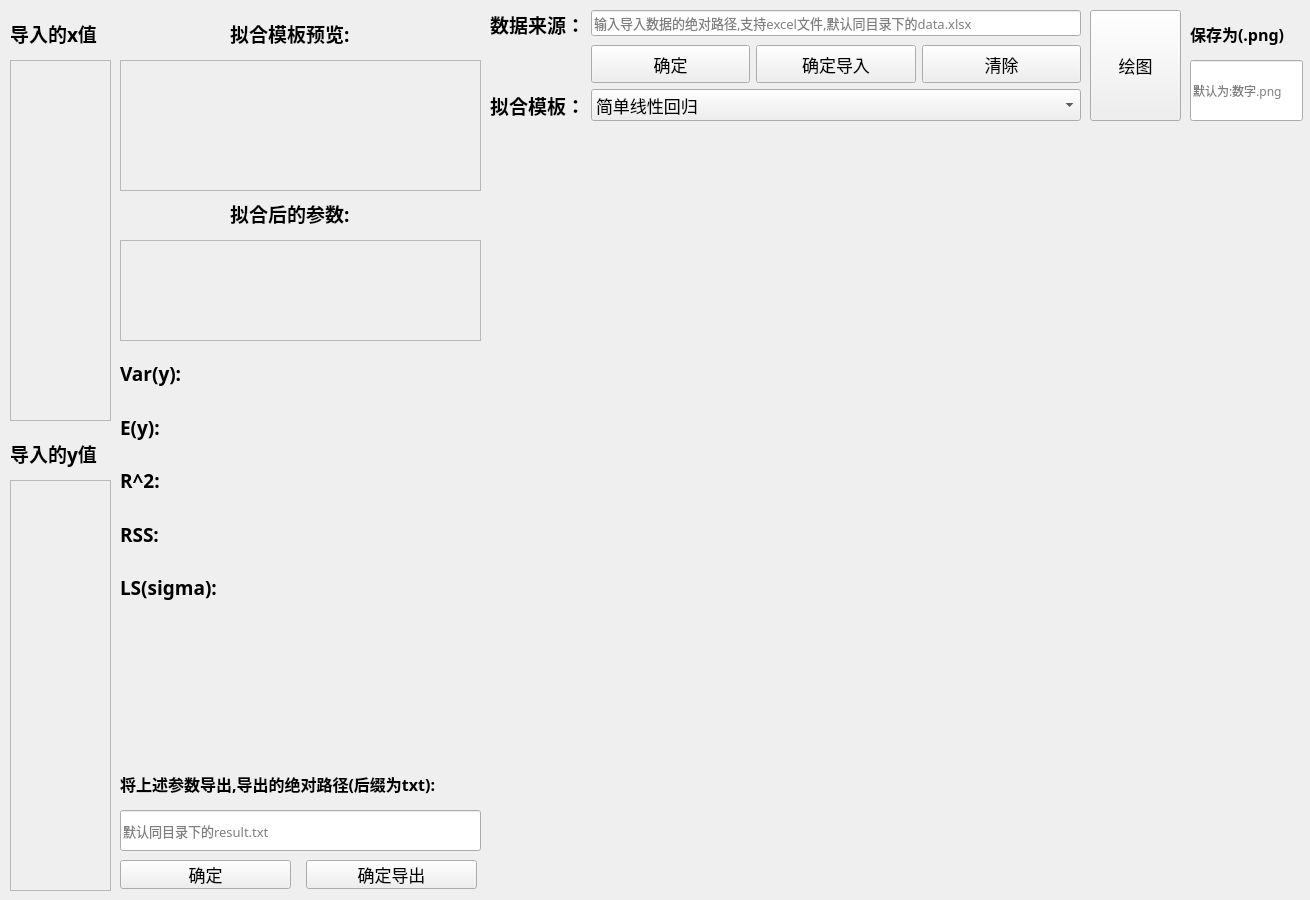
<?xml version="1.0" encoding="UTF-8"?>
<ui version="4.0">
 <class>Mainwindow</class>
 <widget class="QMainWindow" name="Mainwindow">
  <property name="geometry">
   <rect>
    <x>0</x>
    <y>0</y>
    <width>1310</width>
    <height>900</height>
   </rect>
  </property>
  <property name="font">
   <font>
    <family>Fira Code</family>
    <pointsize>13</pointsize>
   </font>
  </property>
  <property name="windowTitle">
   <string>Regression_analysis</string>
  </property>
  <widget class="QWidget" name="centralwidget">
   <widget class="QWidget" name="formLayoutWidget">
    <property name="geometry">
     <rect>
      <x>490</x>
      <y>10</y>
      <width>591</width>
      <height>111</height>
     </rect>
    </property>
    <layout class="QFormLayout" name="formLayout">
     <item row="1" column="0">
      <widget class="QLabel" name="Trash_1">
       <property name="font">
        <font>
         <pointsize>14</pointsize>
         <weight>75</weight>
         <bold>true</bold>
        </font>
       </property>
       <property name="text">
        <string>数据来源：</string>
       </property>
      </widget>
     </item>
     <item row="1" column="1">
      <widget class="QLineEdit" name="data_path">
       <property name="font">
        <font>
         <pointsize>10</pointsize>
        </font>
       </property>
       <property name="placeholderText">
        <string>输入导入数据的绝对路径,支持excel文件,默认同目录下的data.xlsx</string>
       </property>
      </widget>
     </item>
     <item row="2" column="1">
      <layout class="QHBoxLayout" name="horizontalLayout">
       <item>
        <widget class="QPushButton" name="path_verify">
         <property name="sizePolicy">
          <sizepolicy hsizetype="Minimum" vsizetype="Expanding">
           <horstretch>0</horstretch>
           <verstretch>0</verstretch>
          </sizepolicy>
         </property>
         <property name="text">
          <string>确定</string>
         </property>
        </widget>
       </item>
       <item>
        <widget class="QPushButton" name="path_input">
         <property name="sizePolicy">
          <sizepolicy hsizetype="Minimum" vsizetype="Expanding">
           <horstretch>0</horstretch>
           <verstretch>0</verstretch>
          </sizepolicy>
         </property>
         <property name="text">
          <string>确定导入</string>
         </property>
        </widget>
       </item>
       <item>
        <widget class="QPushButton" name="path_clear">
         <property name="sizePolicy">
          <sizepolicy hsizetype="Minimum" vsizetype="Expanding">
           <horstretch>0</horstretch>
           <verstretch>0</verstretch>
          </sizepolicy>
         </property>
         <property name="text">
          <string>清除</string>
         </property>
        </widget>
       </item>
      </layout>
     </item>
     <item row="3" column="0">
      <widget class="QLabel" name="Trash_2">
       <property name="font">
        <font>
         <pointsize>14</pointsize>
         <weight>75</weight>
         <bold>true</bold>
        </font>
       </property>
       <property name="text">
        <string>拟合模板：</string>
       </property>
      </widget>
     </item>
     <item row="3" column="1">
      <widget class="QComboBox" name="modual_choose">
       <item>
        <property name="text">
         <string>简单线性回归</string>
        </property>
       </item>
       <item>
        <property name="text">
         <string>多项式拟合</string>
        </property>
       </item>
      </widget>
     </item>
    </layout>
   </widget>
   <widget class="QWidget" name="gridLayoutWidget">
    <property name="geometry">
     <rect>
      <x>120</x>
      <y>350</y>
      <width>361</width>
      <height>261</height>
     </rect>
    </property>
    <layout class="QGridLayout" name="gridLayout">
     <item row="1" column="1">
      <widget class="QLabel" name="Var_show">
       <property name="sizePolicy">
        <sizepolicy hsizetype="Expanding" vsizetype="Preferred">
         <horstretch>2</horstretch>
         <verstretch>0</verstretch>
        </sizepolicy>
       </property>
       <property name="font">
        <font>
         <pointsize>11</pointsize>
         <weight>75</weight>
         <bold>true</bold>
        </font>
       </property>
       <property name="text">
        <string/>
       </property>
      </widget>
     </item>
     <item row="1" column="0">
      <widget class="QLabel" name="Trash_4">
       <property name="sizePolicy">
        <sizepolicy hsizetype="Expanding" vsizetype="Preferred">
         <horstretch>1</horstretch>
         <verstretch>0</verstretch>
        </sizepolicy>
       </property>
       <property name="font">
        <font>
         <pointsize>14</pointsize>
         <weight>75</weight>
         <bold>true</bold>
        </font>
       </property>
       <property name="text">
        <string>Var(y):</string>
       </property>
      </widget>
     </item>
     <item row="2" column="1">
      <widget class="QLabel" name="Mean_show">
       <property name="sizePolicy">
        <sizepolicy hsizetype="Expanding" vsizetype="Preferred">
         <horstretch>2</horstretch>
         <verstretch>0</verstretch>
        </sizepolicy>
       </property>
       <property name="font">
        <font>
         <pointsize>11</pointsize>
         <weight>75</weight>
         <bold>true</bold>
        </font>
       </property>
       <property name="text">
        <string/>
       </property>
      </widget>
     </item>
     <item row="2" column="0">
      <widget class="QLabel" name="Trash_5">
       <property name="sizePolicy">
        <sizepolicy hsizetype="Expanding" vsizetype="Preferred">
         <horstretch>1</horstretch>
         <verstretch>0</verstretch>
        </sizepolicy>
       </property>
       <property name="font">
        <font>
         <pointsize>14</pointsize>
         <weight>75</weight>
         <bold>true</bold>
        </font>
       </property>
       <property name="text">
        <string>E(y):</string>
       </property>
      </widget>
     </item>
     <item row="3" column="0">
      <widget class="QLabel" name="Trash_3">
       <property name="sizePolicy">
        <sizepolicy hsizetype="Expanding" vsizetype="Preferred">
         <horstretch>1</horstretch>
         <verstretch>0</verstretch>
        </sizepolicy>
       </property>
       <property name="font">
        <font>
         <pointsize>14</pointsize>
         <weight>75</weight>
         <bold>true</bold>
        </font>
       </property>
       <property name="text">
        <string>R^2:</string>
       </property>
      </widget>
     </item>
     <item row="3" column="1">
      <widget class="QLabel" name="R_show">
       <property name="sizePolicy">
        <sizepolicy hsizetype="Expanding" vsizetype="Preferred">
         <horstretch>2</horstretch>
         <verstretch>0</verstretch>
        </sizepolicy>
       </property>
       <property name="font">
        <font>
         <pointsize>11</pointsize>
         <weight>75</weight>
         <bold>true</bold>
        </font>
       </property>
       <property name="text">
        <string/>
       </property>
      </widget>
     </item>
     <item row="4" column="0">
      <widget class="QLabel" name="Trash_6">
       <property name="sizePolicy">
        <sizepolicy hsizetype="Expanding" vsizetype="Preferred">
         <horstretch>1</horstretch>
         <verstretch>0</verstretch>
        </sizepolicy>
       </property>
       <property name="font">
        <font>
         <pointsize>14</pointsize>
         <weight>75</weight>
         <bold>true</bold>
        </font>
       </property>
       <property name="text">
        <string>RSS:</string>
       </property>
      </widget>
     </item>
     <item row="4" column="1">
      <widget class="QLabel" name="RSS_show">
       <property name="sizePolicy">
        <sizepolicy hsizetype="Expanding" vsizetype="Preferred">
         <horstretch>2</horstretch>
         <verstretch>0</verstretch>
        </sizepolicy>
       </property>
       <property name="font">
        <font>
         <pointsize>11</pointsize>
         <weight>75</weight>
         <bold>true</bold>
        </font>
       </property>
       <property name="text">
        <string/>
       </property>
      </widget>
     </item>
     <item row="5" column="0">
      <widget class="QLabel" name="Trash_7">
       <property name="sizePolicy">
        <sizepolicy hsizetype="Expanding" vsizetype="Preferred">
         <horstretch>1</horstretch>
         <verstretch>0</verstretch>
        </sizepolicy>
       </property>
       <property name="font">
        <font>
         <pointsize>14</pointsize>
         <weight>75</weight>
         <bold>true</bold>
        </font>
       </property>
       <property name="text">
        <string>LS(sigma):</string>
       </property>
      </widget>
     </item>
     <item row="5" column="1">
      <widget class="QLabel" name="sigma_show">
       <property name="sizePolicy">
        <sizepolicy hsizetype="Expanding" vsizetype="Preferred">
         <horstretch>2</horstretch>
         <verstretch>0</verstretch>
        </sizepolicy>
       </property>
       <property name="font">
        <font>
         <pointsize>11</pointsize>
         <weight>75</weight>
         <bold>true</bold>
        </font>
       </property>
       <property name="text">
        <string/>
       </property>
      </widget>
     </item>
    </layout>
   </widget>
   <widget class="QWidget" name="formLayoutWidget_2">
    <property name="geometry">
     <rect>
      <x>490</x>
      <y>130</y>
      <width>811</width>
      <height>761</height>
     </rect>
    </property>
    <layout class="QFormLayout" name="figure_layout">
     <item row="0" column="0">
      <widget class="QLabel" name="label">
       <property name="text">
        <string/>
       </property>
      </widget>
     </item>
    </layout>
   </widget>
   <widget class="QPushButton" name="btDraw">
    <property name="geometry">
     <rect>
      <x>1090</x>
      <y>10</y>
      <width>91</width>
      <height>111</height>
     </rect>
    </property>
    <property name="text">
     <string>绘图</string>
    </property>
   </widget>
   <widget class="QLabel" name="Trash_8">
    <property name="geometry">
     <rect>
      <x>10</x>
      <y>10</y>
      <width>101</width>
      <height>47</height>
     </rect>
    </property>
    <property name="sizePolicy">
     <sizepolicy hsizetype="Expanding" vsizetype="Preferred">
      <horstretch>1</horstretch>
      <verstretch>0</verstretch>
     </sizepolicy>
    </property>
    <property name="font">
     <font>
      <pointsize>14</pointsize>
      <weight>75</weight>
      <bold>true</bold>
     </font>
    </property>
    <property name="text">
     <string>导入的x值</string>
    </property>
   </widget>
   <widget class="QLabel" name="Trash_9">
    <property name="geometry">
     <rect>
      <x>10</x>
      <y>430</y>
      <width>101</width>
      <height>47</height>
     </rect>
    </property>
    <property name="sizePolicy">
     <sizepolicy hsizetype="Expanding" vsizetype="Preferred">
      <horstretch>1</horstretch>
      <verstretch>0</verstretch>
     </sizepolicy>
    </property>
    <property name="font">
     <font>
      <pointsize>14</pointsize>
      <weight>75</weight>
      <bold>true</bold>
     </font>
    </property>
    <property name="text">
     <string>导入的y值</string>
    </property>
   </widget>
   <widget class="QTextEdit" name="y_preview">
    <property name="enabled">
     <bool>false</bool>
    </property>
    <property name="geometry">
     <rect>
      <x>10</x>
      <y>480</y>
      <width>101</width>
      <height>411</height>
     </rect>
    </property>
    <property name="font">
     <font>
      <pointsize>9</pointsize>
     </font>
    </property>
    <property name="html">
     <string>&lt;!DOCTYPE HTML PUBLIC &quot;-//W3C//DTD HTML 4.0//EN&quot; &quot;http://www.w3.org/TR/REC-html40/strict.dtd&quot;&gt;
&lt;html&gt;&lt;head&gt;&lt;meta name=&quot;qrichtext&quot; content=&quot;1&quot; /&gt;&lt;style type=&quot;text/css&quot;&gt;
p, li { white-space: pre-wrap; }
&lt;/style&gt;&lt;/head&gt;&lt;body style=&quot; font-family:'Fira Code'; font-size:9pt; font-weight:400; font-style:normal;&quot;&gt;
&lt;p style=&quot;-qt-paragraph-type:empty; margin-top:0px; margin-bottom:0px; margin-left:0px; margin-right:0px; -qt-block-indent:0; text-indent:0px;&quot;&gt;&lt;br /&gt;&lt;/p&gt;
&lt;p style=&quot;-qt-paragraph-type:empty; margin-top:0px; margin-bottom:0px; margin-left:0px; margin-right:0px; -qt-block-indent:0; text-indent:0px; font-size:7pt;&quot;&gt;&lt;br /&gt;&lt;/p&gt;&lt;/body&gt;&lt;/html&gt;</string>
    </property>
   </widget>
   <widget class="QTextEdit" name="x_preview">
    <property name="enabled">
     <bool>false</bool>
    </property>
    <property name="geometry">
     <rect>
      <x>10</x>
      <y>60</y>
      <width>101</width>
      <height>361</height>
     </rect>
    </property>
    <property name="font">
     <font>
      <pointsize>9</pointsize>
     </font>
    </property>
   </widget>
   <widget class="QLabel" name="Trash_10">
    <property name="geometry">
     <rect>
      <x>230</x>
      <y>190</y>
      <width>120</width>
      <height>47</height>
     </rect>
    </property>
    <property name="sizePolicy">
     <sizepolicy hsizetype="Expanding" vsizetype="Preferred">
      <horstretch>1</horstretch>
      <verstretch>0</verstretch>
     </sizepolicy>
    </property>
    <property name="font">
     <font>
      <pointsize>14</pointsize>
      <weight>75</weight>
      <bold>true</bold>
     </font>
    </property>
    <property name="text">
     <string>拟合后的参数::</string>
    </property>
   </widget>
   <widget class="QTextEdit" name="coe_show">
    <property name="enabled">
     <bool>false</bool>
    </property>
    <property name="geometry">
     <rect>
      <x>120</x>
      <y>240</y>
      <width>361</width>
      <height>101</height>
     </rect>
    </property>
    <property name="font">
     <font>
      <pointsize>9</pointsize>
     </font>
    </property>
    <property name="html">
     <string>&lt;!DOCTYPE HTML PUBLIC &quot;-//W3C//DTD HTML 4.0//EN&quot; &quot;http://www.w3.org/TR/REC-html40/strict.dtd&quot;&gt;
&lt;html&gt;&lt;head&gt;&lt;meta name=&quot;qrichtext&quot; content=&quot;1&quot; /&gt;&lt;style type=&quot;text/css&quot;&gt;
p, li { white-space: pre-wrap; }
&lt;/style&gt;&lt;/head&gt;&lt;body style=&quot; font-family:'Fira Code'; font-size:9pt; font-weight:400; font-style:normal;&quot;&gt;
&lt;p style=&quot;-qt-paragraph-type:empty; margin-top:0px; margin-bottom:0px; margin-left:0px; margin-right:0px; -qt-block-indent:0; text-indent:0px;&quot;&gt;&lt;br /&gt;&lt;/p&gt;&lt;/body&gt;&lt;/html&gt;</string>
    </property>
   </widget>
   <widget class="QLabel" name="Trash_11">
    <property name="geometry">
     <rect>
      <x>230</x>
      <y>10</y>
      <width>120</width>
      <height>47</height>
     </rect>
    </property>
    <property name="sizePolicy">
     <sizepolicy hsizetype="Expanding" vsizetype="Preferred">
      <horstretch>1</horstretch>
      <verstretch>0</verstretch>
     </sizepolicy>
    </property>
    <property name="font">
     <font>
      <pointsize>14</pointsize>
      <weight>75</weight>
      <bold>true</bold>
     </font>
    </property>
    <property name="text">
     <string>拟合模板预览:</string>
    </property>
   </widget>
   <widget class="QTextEdit" name="modual_preview">
    <property name="enabled">
     <bool>false</bool>
    </property>
    <property name="geometry">
     <rect>
      <x>120</x>
      <y>60</y>
      <width>361</width>
      <height>131</height>
     </rect>
    </property>
   </widget>
   <widget class="QLineEdit" name="output_path">
    <property name="geometry">
     <rect>
      <x>120</x>
      <y>810</y>
      <width>361</width>
      <height>41</height>
     </rect>
    </property>
    <property name="font">
     <font>
      <pointsize>10</pointsize>
     </font>
    </property>
    <property name="placeholderText">
     <string>默认同目录下的result.txt</string>
    </property>
   </widget>
   <widget class="QPushButton" name="path_verify_2">
    <property name="geometry">
     <rect>
      <x>120</x>
      <y>860</y>
      <width>171</width>
      <height>29</height>
     </rect>
    </property>
    <property name="sizePolicy">
     <sizepolicy hsizetype="Minimum" vsizetype="Expanding">
      <horstretch>0</horstretch>
      <verstretch>0</verstretch>
     </sizepolicy>
    </property>
    <property name="text">
     <string>确定</string>
    </property>
   </widget>
   <widget class="QPushButton" name="path_output">
    <property name="geometry">
     <rect>
      <x>306</x>
      <y>860</y>
      <width>171</width>
      <height>29</height>
     </rect>
    </property>
    <property name="sizePolicy">
     <sizepolicy hsizetype="Minimum" vsizetype="Expanding">
      <horstretch>0</horstretch>
      <verstretch>0</verstretch>
     </sizepolicy>
    </property>
    <property name="text">
     <string>确定导出</string>
    </property>
   </widget>
   <widget class="QLabel" name="Trash_12">
    <property name="geometry">
     <rect>
      <x>120</x>
      <y>760</y>
      <width>361</width>
      <height>47</height>
     </rect>
    </property>
    <property name="sizePolicy">
     <sizepolicy hsizetype="Expanding" vsizetype="Preferred">
      <horstretch>1</horstretch>
      <verstretch>0</verstretch>
     </sizepolicy>
    </property>
    <property name="font">
     <font>
      <pointsize>12</pointsize>
      <weight>75</weight>
      <bold>true</bold>
     </font>
    </property>
    <property name="text">
     <string>将上述参数导出,导出的绝对路径(后缀为txt):</string>
    </property>
   </widget>
   <widget class="QLabel" name="Trash_13">
    <property name="geometry">
     <rect>
      <x>1190</x>
      <y>10</y>
      <width>111</width>
      <height>47</height>
     </rect>
    </property>
    <property name="sizePolicy">
     <sizepolicy hsizetype="Expanding" vsizetype="Preferred">
      <horstretch>1</horstretch>
      <verstretch>0</verstretch>
     </sizepolicy>
    </property>
    <property name="font">
     <font>
      <pointsize>12</pointsize>
      <weight>75</weight>
      <bold>true</bold>
     </font>
    </property>
    <property name="text">
     <string>保存为(.png)</string>
    </property>
   </widget>
   <widget class="QLineEdit" name="png_name">
    <property name="geometry">
     <rect>
      <x>1190</x>
      <y>60</y>
      <width>113</width>
      <height>61</height>
     </rect>
    </property>
    <property name="font">
     <font>
      <pointsize>9</pointsize>
     </font>
    </property>
    <property name="placeholderText">
     <string>默认为:数字.png</string>
    </property>
   </widget>
  </widget>
 </widget>
 <resources/>
 <connections/>
</ui>
